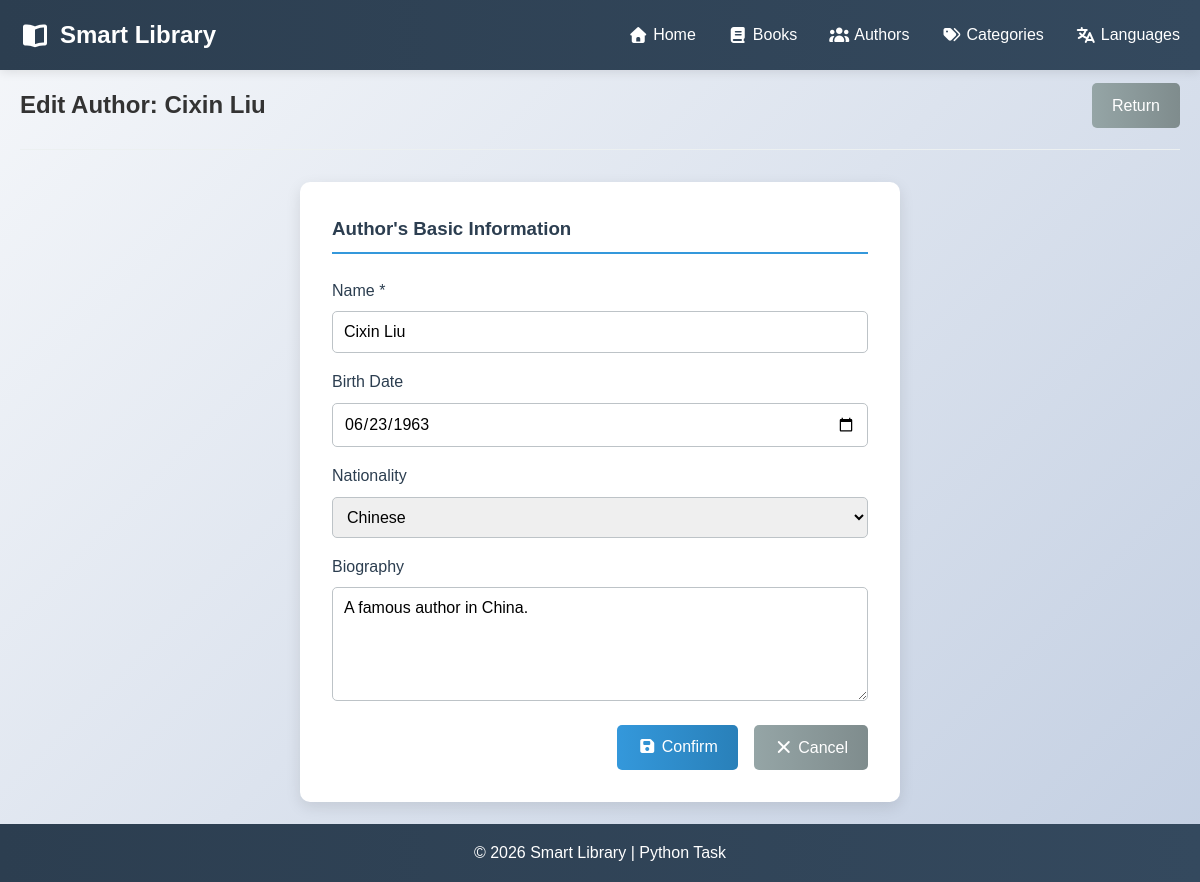
The page /edit-author/1 on the database its author committed.
### models.py (models this page shows, shortened)
class Author(db.Model):
    id = db.Column(db.Integer, primary_key=True)
    name = db.Column(db.String(100), nullable=False)
    birth_date = db.Column(db.Date)
    nationality_id = db.Column(db.Integer, db.ForeignKey('language.id'), nullable=False)
    is_alive = db.Column(db.Boolean, default=True)
    biography = db.Column(db.Text)
    books = db.relationship('Book', backref='author', lazy=True)

class Language(db.Model):
    id = db.Column(db.Integer, primary_key=True)
    name = db.Column(db.String(50), nullable=False, unique=True)
    description = db.Column(db.String(200))
    books = db.relationship('Book', backref='language', lazy=True)
    authors = db.relationship('Author', backref='nationality', lazy=True)

### app.py (the view, shortened to what this page needs)
@app.route('/edit-author/<int:author_id>', methods=['GET', 'POST'])
def edit_author(author_id):
    author = Author.query.get_or_404(author_id)
    return render_template('edit_author.html', author=author, nationalities=Language.query.all())

### templates/edit_author.html (shortened to what this page needs)
{% extends "base.html" %}
{% block content %}
<section class="page-header">
    <h1 class="main-title">Edit Author: {{ author.name }}</h1>
    <a href="javascript:history.back()" class="btn btn-secondary">Return</a>
</section>
<form method="POST" class="add-book-form">
    <div class="form-section">
        <h3>Author's Basic Information</h3>
        <div class="form-group">
            <label for="name">Name *</label>
            <input type="text" id="name" name="name" value="{{ author.name }}" required>
        </div>
        <div class="form-group">
            <label for="birth_date">Birth Date</label>
            <input type="date" id="birth_date" name="birth_date" value="{{ author.birth_date }}">
        </div>
        <div class="form-group">
            <label for="nationality_id">Nationality</label>
            <select id="nationality_id" name="nationality_id" required>
                {% for nationality in nationalities %}
                <option value="{{ nationality.id }}" {% if nationality.id == author.nationality_id %}selected{% endif %}>{{ nationality.name }}</option>
                {% endfor %}
            </select>
        </div>
        <div class="form-group">
            <label for="biography">Biography</label>
            <textarea id="biography" name="biography" rows="5">{{ author.biography }}</textarea>
        </div>
    </div>
    {% with cancel_url=url_for('list_authors') %}
    {% include "btn_save_cancel.html" %}
    {% endwith %}
</form>
{% endblock %}

### static/css/style.css (style rules this page uses)
* { margin: 0; padding: 0; box-sizing: border-box; }
body { font-family: 'Noto Sans SC', sans-serif; line-height: 1.6; color: #333; background: linear-gradient(135deg, #f5f7fa 0%, #c3cfe2 100%); min-height: 100vh; }
.page-header { display: flex; justify-content: space-between; align-items: center; margin-bottom: 2rem; padding-bottom: 0.5rem; border-bottom: 1px solid #ecf0f1; }
.main-title { margin: 1rem 0; }
.btn { display: inline-block; padding: 10px 20px; border: none; border-radius: 5px; text-decoration: none; font-weight: 500; cursor: pointer; transition: all 0.3s ease; font-family: inherit; font-size: 1rem; }
.btn-secondary { background: linear-gradient(90deg, #95a5a6 0%, #7f8c8d 100%); color: white; }
.add-book-form { background: white; padding: 2rem; border-radius: 10px; box-shadow: 0 5px 15px rgba(0, 0, 0, 0.1); max-width: 600px; margin: 0 auto; }
.add-book-form h3 { color: #2c3e50; margin-bottom: 1.5rem; border-bottom: 2px solid #3498db; padding-bottom: 0.5rem; }
.form-group { margin-bottom: 1rem; }
.form-group label { display: block; margin-bottom: 0.5rem; font-weight: 500; color: #2c3e50; }
.form-group input, .form-group select, .form-group textarea { width: 100%; padding: 10px; border: 1px solid #bdc3c7; border-radius: 5px; font-family: inherit; font-size: 1rem; transition: border-color 0.3s ease; }
.form-group input, .form-group textarea { padding: 11px !important; }
.form-group textarea { resize: vertical; }

### rows shown on the page
Author: name "Cixin Liu", birth_date "06/23/1963", nationality_id "Chinese", biography "A famous author in China."
